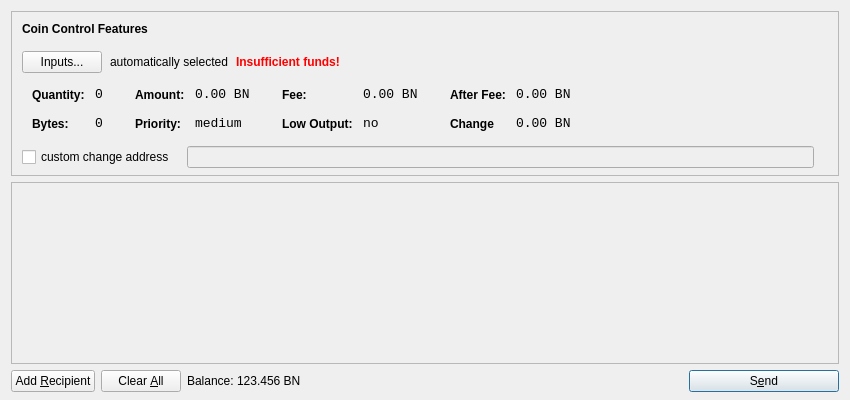
<?xml version="1.0" encoding="UTF-8"?>
<ui version="4.0">
 <class>SendCoinsDialog</class>
 <widget class="QDialog" name="SendCoinsDialog">
  <property name="geometry">
   <rect>
    <x>0</x>
    <y>0</y>
    <width>850</width>
    <height>400</height>
   </rect>
  </property>
  <property name="windowTitle">
   <string>Send Coins</string>
  </property>
  <layout class="QVBoxLayout" name="verticalLayout" stretch="0,1,0">
   <property name="bottomMargin">
    <number>8</number>
   </property>
   <item>
    <widget class="QFrame" name="frameCoinControl">
     <property name="sizePolicy">
      <sizepolicy hsizetype="Expanding" vsizetype="Expanding">
       <horstretch>0</horstretch>
       <verstretch>0</verstretch>
      </sizepolicy>
     </property>
     <property name="maximumSize">
      <size>
       <width>16777215</width>
       <height>16777215</height>
      </size>
     </property>
     <property name="frameShape">
      <enum>QFrame::StyledPanel</enum>
     </property>
     <property name="frameShadow">
      <enum>QFrame::Sunken</enum>
     </property>
     <layout class="QVBoxLayout" name="verticalLayoutCoinControl2">
      <property name="spacing">
       <number>-1</number>
      </property>
      <property name="leftMargin">
       <number>0</number>
      </property>
      <property name="topMargin">
       <number>0</number>
      </property>
      <property name="rightMargin">
       <number>0</number>
      </property>
      <property name="bottomMargin">
       <number>6</number>
      </property>
      <item>
       <layout class="QVBoxLayout" name="verticalLayoutCoinControl" stretch="0,0,0,0,1">
        <property name="spacing">
         <number>0</number>
        </property>
        <property name="leftMargin">
         <number>10</number>
        </property>
        <property name="topMargin">
         <number>10</number>
        </property>
        <item>
         <layout class="QHBoxLayout" name="horizontalLayoutCoinControl1">
          <property name="bottomMargin">
           <number>15</number>
          </property>
          <item>
           <widget class="QLabel" name="labelCoinControlFeatures">
            <property name="sizePolicy">
             <sizepolicy hsizetype="Preferred" vsizetype="Maximum">
              <horstretch>0</horstretch>
              <verstretch>0</verstretch>
             </sizepolicy>
            </property>
            <property name="font">
             <font>
              <weight>75</weight>
              <bold>true</bold>
             </font>
            </property>
            <property name="styleSheet">
             <string notr="true">font-weight:bold;</string>
            </property>
            <property name="text">
             <string>Coin Control Features</string>
            </property>
           </widget>
          </item>
         </layout>
        </item>
        <item>
         <layout class="QHBoxLayout" name="horizontalLayoutCoinControl2" stretch="0,0,0,0">
          <property name="spacing">
           <number>8</number>
          </property>
          <property name="bottomMargin">
           <number>10</number>
          </property>
          <item>
           <widget class="QPushButton" name="pushButtonCoinControl">
            <property name="styleSheet">
             <string notr="true"/>
            </property>
            <property name="text">
             <string>Inputs...</string>
            </property>
           </widget>
          </item>
          <item>
           <widget class="QLabel" name="labelCoinControlAutomaticallySelected">
            <property name="text">
             <string>automatically selected</string>
            </property>
            <property name="margin">
             <number>5</number>
            </property>
           </widget>
          </item>
          <item>
           <widget class="QLabel" name="labelCoinControlInsuffFunds">
            <property name="font">
             <font>
              <weight>75</weight>
              <bold>true</bold>
             </font>
            </property>
            <property name="styleSheet">
             <string notr="true">color:red;font-weight:bold;</string>
            </property>
            <property name="text">
             <string>Insufficient funds!</string>
            </property>
            <property name="margin">
             <number>5</number>
            </property>
           </widget>
          </item>
          <item>
           <spacer name="horizontalSpacerCoinControl">
            <property name="orientation">
             <enum>Qt::Horizontal</enum>
            </property>
            <property name="sizeHint" stdset="0">
             <size>
              <width>40</width>
              <height>1</height>
             </size>
            </property>
           </spacer>
          </item>
         </layout>
        </item>
        <item>
         <widget class="QWidget" name="widgetCoinControl" native="true">
          <property name="sizePolicy">
           <sizepolicy hsizetype="Preferred" vsizetype="Preferred">
            <horstretch>0</horstretch>
            <verstretch>0</verstretch>
           </sizepolicy>
          </property>
          <property name="minimumSize">
           <size>
            <width>0</width>
            <height>0</height>
           </size>
          </property>
          <property name="styleSheet">
           <string notr="true"/>
          </property>
          <layout class="QHBoxLayout" name="horizontalLayoutCoinControl5">
           <property name="margin">
            <number>0</number>
           </property>
           <item>
            <layout class="QHBoxLayout" name="horizontalLayoutCoinControl3" stretch="0,0,0,1">
             <property name="spacing">
              <number>20</number>
             </property>
             <property name="topMargin">
              <number>0</number>
             </property>
             <property name="bottomMargin">
              <number>10</number>
             </property>
             <item>
              <layout class="QFormLayout" name="formLayoutCoinControl1">
               <property name="horizontalSpacing">
                <number>10</number>
               </property>
               <property name="verticalSpacing">
                <number>14</number>
               </property>
               <property name="leftMargin">
                <number>10</number>
               </property>
               <property name="topMargin">
                <number>4</number>
               </property>
               <property name="rightMargin">
                <number>6</number>
               </property>
               <item row="0" column="0">
                <widget class="QLabel" name="labelCoinControlQuantityText">
                 <property name="styleSheet">
                  <string notr="true">font-weight:bold;</string>
                 </property>
                 <property name="text">
                  <string>Quantity:</string>
                 </property>
                 <property name="margin">
                  <number>0</number>
                 </property>
                </widget>
               </item>
               <item row="0" column="1">
                <widget class="QLabel" name="labelCoinControlQuantity">
                 <property name="font">
                  <font>
                   <family>Monospace</family>
                   <pointsize>10</pointsize>
                  </font>
                 </property>
                 <property name="cursor">
                  <cursorShape>IBeamCursor</cursorShape>
                 </property>
                 <property name="contextMenuPolicy">
                  <enum>Qt::ActionsContextMenu</enum>
                 </property>
                 <property name="text">
                  <string>0</string>
                 </property>
                 <property name="margin">
                  <number>0</number>
                 </property>
                 <property name="textInteractionFlags">
                  <set>Qt::LinksAccessibleByMouse|Qt::TextSelectableByKeyboard|Qt::TextSelectableByMouse</set>
                 </property>
                </widget>
               </item>
               <item row="1" column="0">
                <widget class="QLabel" name="labelCoinControlBytesText">
                 <property name="styleSheet">
                  <string notr="true">font-weight:bold;</string>
                 </property>
                 <property name="text">
                  <string>Bytes:</string>
                 </property>
                </widget>
               </item>
               <item row="1" column="1">
                <widget class="QLabel" name="labelCoinControlBytes">
                 <property name="font">
                  <font>
                   <family>Monospace</family>
                   <pointsize>10</pointsize>
                  </font>
                 </property>
                 <property name="cursor">
                  <cursorShape>IBeamCursor</cursorShape>
                 </property>
                 <property name="contextMenuPolicy">
                  <enum>Qt::ActionsContextMenu</enum>
                 </property>
                 <property name="text">
                  <string>0</string>
                 </property>
                 <property name="textInteractionFlags">
                  <set>Qt::LinksAccessibleByMouse|Qt::TextSelectableByKeyboard|Qt::TextSelectableByMouse</set>
                 </property>
                </widget>
               </item>
              </layout>
             </item>
             <item>
              <layout class="QFormLayout" name="formLayoutCoinControl2">
               <property name="horizontalSpacing">
                <number>10</number>
               </property>
               <property name="verticalSpacing">
                <number>14</number>
               </property>
               <property name="leftMargin">
                <number>6</number>
               </property>
               <property name="topMargin">
                <number>4</number>
               </property>
               <property name="rightMargin">
                <number>6</number>
               </property>
               <item row="0" column="0">
                <widget class="QLabel" name="labelCoinControlAmountText">
                 <property name="styleSheet">
                  <string notr="true">font-weight:bold;</string>
                 </property>
                 <property name="text">
                  <string>Amount:</string>
                 </property>
                 <property name="margin">
                  <number>0</number>
                 </property>
                </widget>
               </item>
               <item row="0" column="1">
                <widget class="QLabel" name="labelCoinControlAmount">
                 <property name="font">
                  <font>
                   <family>Monospace</family>
                   <pointsize>10</pointsize>
                  </font>
                 </property>
                 <property name="cursor">
                  <cursorShape>IBeamCursor</cursorShape>
                 </property>
                 <property name="contextMenuPolicy">
                  <enum>Qt::ActionsContextMenu</enum>
                 </property>
                 <property name="text">
                  <string>0.00 BN</string>
                 </property>
                 <property name="textInteractionFlags">
                  <set>Qt::LinksAccessibleByMouse|Qt::TextSelectableByKeyboard|Qt::TextSelectableByMouse</set>
                 </property>
                </widget>
               </item>
               <item row="1" column="0">
                <widget class="QLabel" name="labelCoinControlPriorityText">
                 <property name="styleSheet">
                  <string notr="true">font-weight:bold;</string>
                 </property>
                 <property name="text">
                  <string>Priority:</string>
                 </property>
                </widget>
               </item>
               <item row="1" column="1">
                <widget class="QLabel" name="labelCoinControlPriority">
                 <property name="font">
                  <font>
                   <family>Monospace</family>
                   <pointsize>10</pointsize>
                  </font>
                 </property>
                 <property name="cursor">
                  <cursorShape>IBeamCursor</cursorShape>
                 </property>
                 <property name="contextMenuPolicy">
                  <enum>Qt::ActionsContextMenu</enum>
                 </property>
                 <property name="text">
                  <string>medium</string>
                 </property>
                 <property name="textInteractionFlags">
                  <set>Qt::LinksAccessibleByMouse|Qt::TextSelectableByKeyboard|Qt::TextSelectableByMouse</set>
                 </property>
                </widget>
               </item>
              </layout>
             </item>
             <item>
              <layout class="QFormLayout" name="formLayoutCoinControl3">
               <property name="horizontalSpacing">
                <number>10</number>
               </property>
               <property name="verticalSpacing">
                <number>14</number>
               </property>
               <property name="leftMargin">
                <number>6</number>
               </property>
               <property name="topMargin">
                <number>4</number>
               </property>
               <property name="rightMargin">
                <number>6</number>
               </property>
               <item row="0" column="0">
                <widget class="QLabel" name="labelCoinControlFeeText">
                 <property name="styleSheet">
                  <string notr="true">font-weight:bold;</string>
                 </property>
                 <property name="text">
                  <string>Fee:</string>
                 </property>
                 <property name="margin">
                  <number>0</number>
                 </property>
                </widget>
               </item>
               <item row="0" column="1">
                <widget class="QLabel" name="labelCoinControlFee">
                 <property name="font">
                  <font>
                   <family>Monospace</family>
                   <pointsize>10</pointsize>
                  </font>
                 </property>
                 <property name="cursor">
                  <cursorShape>IBeamCursor</cursorShape>
                 </property>
                 <property name="contextMenuPolicy">
                  <enum>Qt::ActionsContextMenu</enum>
                 </property>
                 <property name="text">
                  <string>0.00 BN</string>
                 </property>
                 <property name="textInteractionFlags">
                  <set>Qt::LinksAccessibleByMouse|Qt::TextSelectableByKeyboard|Qt::TextSelectableByMouse</set>
                 </property>
                </widget>
               </item>
               <item row="1" column="0">
                <widget class="QLabel" name="labelCoinControlLowOutputText">
                 <property name="styleSheet">
                  <string notr="true">font-weight:bold;</string>
                 </property>
                 <property name="text">
                  <string>Low Output:</string>
                 </property>
                </widget>
               </item>
               <item row="1" column="1">
                <widget class="QLabel" name="labelCoinControlLowOutput">
                 <property name="font">
                  <font>
                   <family>Monospace</family>
                   <pointsize>10</pointsize>
                  </font>
                 </property>
                 <property name="cursor">
                  <cursorShape>IBeamCursor</cursorShape>
                 </property>
                 <property name="contextMenuPolicy">
                  <enum>Qt::ActionsContextMenu</enum>
                 </property>
                 <property name="text">
                  <string>no</string>
                 </property>
                 <property name="textInteractionFlags">
                  <set>Qt::LinksAccessibleByMouse|Qt::TextSelectableByKeyboard|Qt::TextSelectableByMouse</set>
                 </property>
                </widget>
               </item>
              </layout>
             </item>
             <item>
              <layout class="QFormLayout" name="formLayoutCoinControl4">
               <property name="horizontalSpacing">
                <number>10</number>
               </property>
               <property name="verticalSpacing">
                <number>14</number>
               </property>
               <property name="leftMargin">
                <number>6</number>
               </property>
               <property name="topMargin">
                <number>4</number>
               </property>
               <property name="rightMargin">
                <number>6</number>
               </property>
               <item row="0" column="0">
                <widget class="QLabel" name="labelCoinControlAfterFeeText">
                 <property name="styleSheet">
                  <string notr="true">font-weight:bold;</string>
                 </property>
                 <property name="text">
                  <string>After Fee:</string>
                 </property>
                 <property name="margin">
                  <number>0</number>
                 </property>
                </widget>
               </item>
               <item row="0" column="1">
                <widget class="QLabel" name="labelCoinControlAfterFee">
                 <property name="font">
                  <font>
                   <family>Monospace</family>
                   <pointsize>10</pointsize>
                  </font>
                 </property>
                 <property name="cursor">
                  <cursorShape>IBeamCursor</cursorShape>
                 </property>
                 <property name="contextMenuPolicy">
                  <enum>Qt::ActionsContextMenu</enum>
                 </property>
                 <property name="text">
                  <string>0.00 BN</string>
                 </property>
                 <property name="textInteractionFlags">
                  <set>Qt::LinksAccessibleByMouse|Qt::TextSelectableByKeyboard|Qt::TextSelectableByMouse</set>
                 </property>
                </widget>
               </item>
               <item row="1" column="0">
                <widget class="QLabel" name="labelCoinControlChangeText">
                 <property name="styleSheet">
                  <string notr="true">font-weight:bold;</string>
                 </property>
                 <property name="text">
                  <string>Change</string>
                 </property>
                </widget>
               </item>
               <item row="1" column="1">
                <widget class="QLabel" name="labelCoinControlChange">
                 <property name="font">
                  <font>
                   <family>Monospace</family>
                   <pointsize>10</pointsize>
                  </font>
                 </property>
                 <property name="cursor">
                  <cursorShape>IBeamCursor</cursorShape>
                 </property>
                 <property name="contextMenuPolicy">
                  <enum>Qt::ActionsContextMenu</enum>
                 </property>
                 <property name="text">
                  <string>0.00 BN</string>
                 </property>
                 <property name="textInteractionFlags">
                  <set>Qt::LinksAccessibleByMouse|Qt::TextSelectableByKeyboard|Qt::TextSelectableByMouse</set>
                 </property>
                </widget>
               </item>
              </layout>
             </item>
            </layout>
           </item>
          </layout>
         </widget>
        </item>
        <item>
         <layout class="QHBoxLayout" name="horizontalLayoutCoinControl4" stretch="0,0,0">
          <property name="spacing">
           <number>12</number>
          </property>
          <property name="sizeConstraint">
           <enum>QLayout::SetDefaultConstraint</enum>
          </property>
          <property name="topMargin">
           <number>5</number>
          </property>
          <property name="rightMargin">
           <number>5</number>
          </property>
          <item>
           <widget class="QCheckBox" name="checkBoxCoinControlChange">
            <property name="text">
             <string>custom change address</string>
            </property>
           </widget>
          </item>
          <item>
           <widget class="QLineEdit" name="lineEditCoinControlChange">
            <property name="enabled">
             <bool>false</bool>
            </property>
            <property name="sizePolicy">
             <sizepolicy hsizetype="Expanding" vsizetype="Fixed">
              <horstretch>0</horstretch>
              <verstretch>0</verstretch>
             </sizepolicy>
            </property>
           </widget>
          </item>
          <item>
           <widget class="QLabel" name="labelCoinControlChangeLabel">
            <property name="sizePolicy">
             <sizepolicy hsizetype="Preferred" vsizetype="Expanding">
              <horstretch>0</horstretch>
              <verstretch>0</verstretch>
             </sizepolicy>
            </property>
            <property name="minimumSize">
             <size>
              <width>0</width>
              <height>0</height>
             </size>
            </property>
            <property name="text">
             <string/>
            </property>
            <property name="margin">
             <number>3</number>
            </property>
           </widget>
          </item>
         </layout>
        </item>
        <item>
         <spacer name="verticalSpacerCoinControl">
          <property name="orientation">
           <enum>Qt::Vertical</enum>
          </property>
          <property name="sizeHint" stdset="0">
           <size>
            <width>800</width>
            <height>1</height>
           </size>
          </property>
         </spacer>
        </item>
       </layout>
      </item>
     </layout>
    </widget>
   </item>
   <item>
    <widget class="QScrollArea" name="scrollArea">
     <property name="widgetResizable">
      <bool>true</bool>
     </property>
     <widget class="QWidget" name="scrollAreaWidgetContents">
      <property name="geometry">
       <rect>
        <x>0</x>
        <y>0</y>
        <width>830</width>
        <height>165</height>
       </rect>
      </property>
      <layout class="QVBoxLayout" name="verticalLayout_2">
       <property name="margin">
        <number>0</number>
       </property>
       <item>
        <layout class="QVBoxLayout" name="entries">
         <property name="spacing">
          <number>6</number>
         </property>
        </layout>
       </item>
       <item>
        <spacer name="verticalSpacer">
         <property name="orientation">
          <enum>Qt::Vertical</enum>
         </property>
         <property name="sizeHint" stdset="0">
          <size>
           <width>20</width>
           <height>40</height>
          </size>
         </property>
        </spacer>
       </item>
      </layout>
     </widget>
    </widget>
   </item>
   <item>
    <layout class="QHBoxLayout" name="horizontalLayout">
     <item>
      <widget class="QPushButton" name="addButton">
       <property name="toolTip">
        <string>Send to multiple recipients at once</string>
       </property>
       <property name="text">
        <string>Add &amp;Recipient</string>
       </property>
       <property name="icon">
        <iconset resource="../bitcoin.qrc">
         <normaloff>:/icons/add</normaloff>:/icons/add</iconset>
       </property>
       <property name="autoDefault">
        <bool>false</bool>
       </property>
      </widget>
     </item>
     <item>
      <widget class="QPushButton" name="clearButton">
       <property name="sizePolicy">
        <sizepolicy hsizetype="Minimum" vsizetype="Fixed">
         <horstretch>0</horstretch>
         <verstretch>0</verstretch>
        </sizepolicy>
       </property>
       <property name="toolTip">
        <string>Remove all transaction fields</string>
       </property>
       <property name="text">
        <string>Clear &amp;All</string>
       </property>
       <property name="icon">
        <iconset resource="../bitcoin.qrc">
         <normaloff>:/icons/remove</normaloff>:/icons/remove</iconset>
       </property>
       <property name="autoRepeatDelay">
        <number>300</number>
       </property>
       <property name="autoDefault">
        <bool>false</bool>
       </property>
      </widget>
     </item>
     <item>
      <layout class="QHBoxLayout" name="horizontalLayout_2">
       <property name="spacing">
        <number>3</number>
       </property>
       <item>
        <widget class="QLabel" name="label">
         <property name="sizePolicy">
          <sizepolicy hsizetype="Preferred" vsizetype="Fixed">
           <horstretch>0</horstretch>
           <verstretch>0</verstretch>
          </sizepolicy>
         </property>
         <property name="text">
          <string>Balance:</string>
         </property>
        </widget>
       </item>
       <item>
        <widget class="QLabel" name="labelBalance">
         <property name="sizePolicy">
          <sizepolicy hsizetype="Preferred" vsizetype="Fixed">
           <horstretch>0</horstretch>
           <verstretch>0</verstretch>
          </sizepolicy>
         </property>
         <property name="cursor">
          <cursorShape>IBeamCursor</cursorShape>
         </property>
         <property name="text">
          <string>123.456 BN</string>
         </property>
         <property name="textInteractionFlags">
          <set>Qt::LinksAccessibleByMouse|Qt::TextSelectableByKeyboard|Qt::TextSelectableByMouse</set>
         </property>
        </widget>
       </item>
      </layout>
     </item>
     <item>
      <spacer name="horizontalSpacer">
       <property name="orientation">
        <enum>Qt::Horizontal</enum>
       </property>
       <property name="sizeHint" stdset="0">
        <size>
         <width>40</width>
         <height>20</height>
        </size>
       </property>
      </spacer>
     </item>
     <item>
      <widget class="QPushButton" name="sendButton">
       <property name="minimumSize">
        <size>
         <width>150</width>
         <height>0</height>
        </size>
       </property>
       <property name="toolTip">
        <string>Confirm the send action</string>
       </property>
       <property name="text">
        <string>S&amp;end</string>
       </property>
       <property name="icon">
        <iconset resource="../bitcoin.qrc">
         <normaloff>:/icons/send</normaloff>:/icons/send</iconset>
       </property>
       <property name="default">
        <bool>true</bool>
       </property>
      </widget>
     </item>
    </layout>
   </item>
  </layout>
 </widget>
 <resources>
  <include location="../bitcoin.qrc"/>
 </resources>
 <connections/>
</ui>
